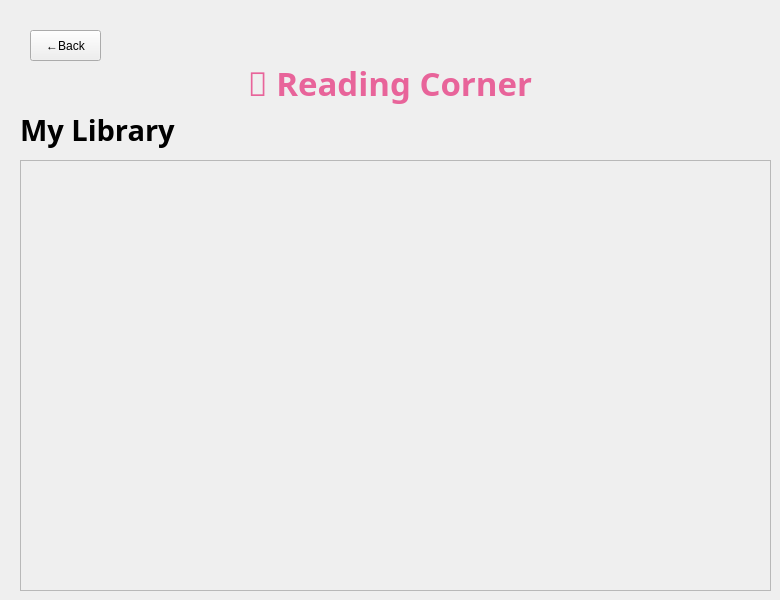
      <widget class="QWidget" name="pageBooks">
       <widget class="QLabel" name="labelBooks">
        <property name="geometry">
         <rect>
          <x>190</x>
          <y>60</y>
          <width>400</width>
          <height>45</height>
         </rect>
        </property>
        <property name="font">
         <font>
          <family>Segoe Print</family>
          <pointsize>-1</pointsize>
          <bold>true</bold>
         </font>
        </property>
        <property name="styleSheet">
         <string notr="true">QLabel#labelBooks
{
 font-size: 33px;
    font-weight: bold;
    color: #E8649A;

}</string>
        </property>
        <property name="text">
         <string>📖 Reading Corner</string>
        </property>
        <property name="alignment">
         <set>Qt::AlignmentFlag::AlignCenter</set>
        </property>
       </widget>
       <widget class="QScrollArea" name="scrollAreaBooks">
        <property name="geometry">
         <rect>
          <x>20</x>
          <y>160</y>
          <width>751</width>
          <height>431</height>
         </rect>
        </property>
        <property name="styleSheet">
         <string notr="true">/* 📚 Books Scroll Area */

QScrollArea#scrollAreaBooks
{
    background-color: #FFF8F8;
    border: 2px solid #F6CDD8;
    border-radius: 22px;
}

QScrollArea#scrollAreaBooks &gt; QWidget &gt; QWidget
{
    background-color: #FFF8F8;
}
</string>
        </property>
        <property name="widgetResizable">
         <bool>true</bool>
        </property>
        <widget class="QWidget" name="scrollAreaWidgetContents">
         <property name="geometry">
          <rect>
           <x>0</x>
           <y>0</y>
           <width>747</width>
           <height>427</height>
          </rect>
         </property>
        </widget>
       </widget>
       <widget class="QPushButton" name="btnBackFromBooks">
        <property name="geometry">
         <rect>
          <x>30</x>
          <y>30</y>
          <width>71</width>
          <height>31</height>
         </rect>
        </property>
        <property name="text">
         <string>←Back</string>
        </property>
       </widget>
       <widget class="QLabel" name="label">
        <property name="geometry">
         <rect>
          <x>20</x>
          <y>110</y>
          <width>200</width>
          <height>40</height>
         </rect>
        </property>
        <property name="font">
         <font>
          <family>Segoe Print</family>
          <pointsize>22</pointsize>
          <bold>true</bold>
         </font>
        </property>
        <property name="text">
         <string>My Library</string>
        </property>
       </widget>
      </widget>
